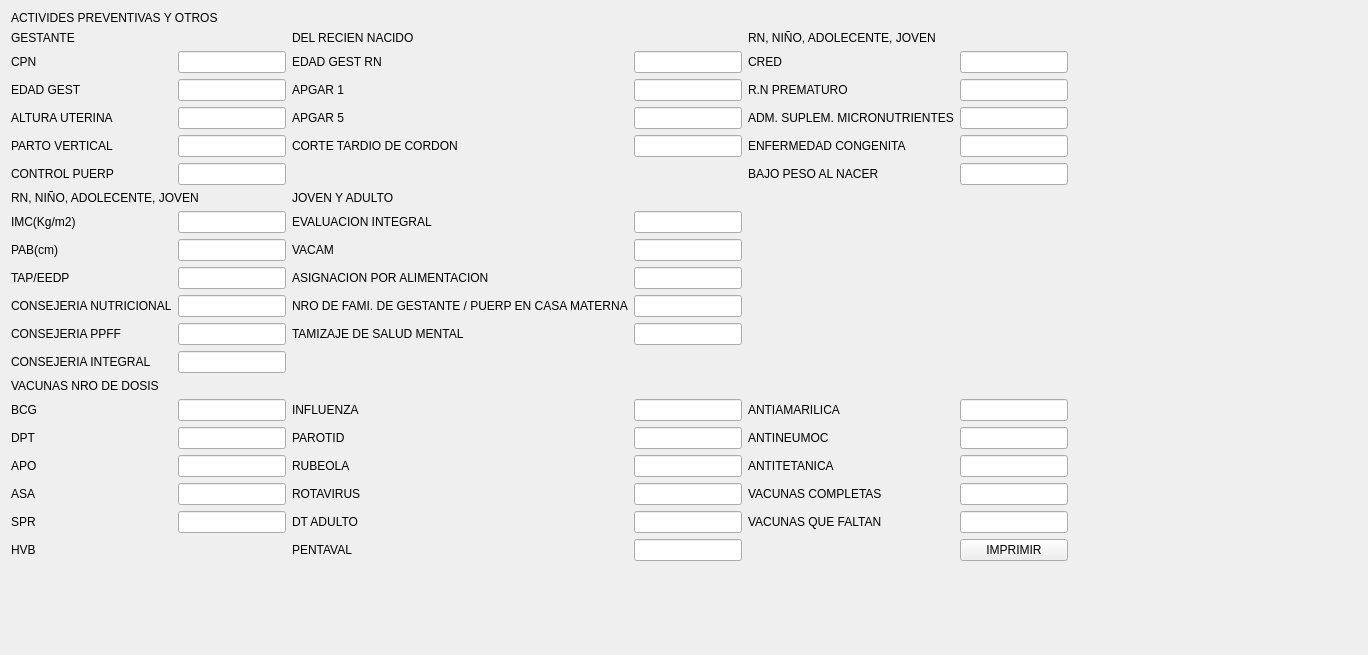
         <widget class="QWidget" name="scrollAreaWidgetContents_3">
          <property name="geometry">
           <rect>
            <x>0</x>
            <y>0</y>
            <width>1368</width>
            <height>655</height>
           </rect>
          </property>
          <layout class="QGridLayout" name="gridLayout_12">
           <item row="0" column="0">
            <layout class="QGridLayout" name="gridLayout_2">
             <item row="10" column="1">
              <widget class="QLineEdit" name="lineEdit_13"/>
             </item>
             <item row="21" column="1">
              <spacer name="verticalSpacer_3">
               <property name="orientation">
                <enum>Qt::Vertical</enum>
               </property>
               <property name="sizeHint" stdset="0">
                <size>
                 <width>20</width>
                 <height>40</height>
                </size>
               </property>
              </spacer>
             </item>
             <item row="2" column="1">
              <widget class="QLineEdit" name="lineEdit"/>
             </item>
             <item row="11" column="1">
              <widget class="QLineEdit" name="lineEdit_14"/>
             </item>
             <item row="4" column="5">
              <widget class="QLineEdit" name="lineEdit_8"/>
             </item>
             <item row="12" column="2">
              <widget class="QLabel" name="label_83">
               <property name="text">
                <string>TAMIZAJE DE SALUD MENTAL</string>
               </property>
              </widget>
             </item>
             <item row="12" column="3">
              <widget class="QLineEdit" name="lineEdit_25"/>
             </item>
             <item row="5" column="3">
              <widget class="QLineEdit" name="lineEdit_20"/>
             </item>
             <item row="12" column="1">
              <widget class="QLineEdit" name="lineEdit_15"/>
             </item>
             <item row="2" column="0">
              <widget class="QLabel" name="label_13">
               <property name="text">
                <string>CPN</string>
               </property>
              </widget>
             </item>
             <item row="9" column="2">
              <widget class="QLabel" name="label_80">
               <property name="text">
                <string>VACAM</string>
               </property>
              </widget>
             </item>
             <item row="9" column="1">
              <widget class="QLineEdit" name="lineEdit_12"/>
             </item>
             <item row="3" column="5">
              <widget class="QLineEdit" name="lineEdit_7"/>
             </item>
             <item row="10" column="3">
              <widget class="QLineEdit" name="lineEdit_23"/>
             </item>
             <item row="18" column="0">
              <widget class="QLabel" name="label_88">
               <property name="text">
                <string>ASA</string>
               </property>
              </widget>
             </item>
             <item row="4" column="3">
              <widget class="QLineEdit" name="lineEdit_19"/>
             </item>
             <item row="2" column="3">
              <widget class="QLineEdit" name="lineEdit_17"/>
             </item>
             <item row="9" column="3">
              <widget class="QLineEdit" name="lineEdit_22"/>
             </item>
             <item row="15" column="0">
              <widget class="QLabel" name="label_85">
               <property name="text">
                <string>BCG</string>
               </property>
              </widget>
             </item>
             <item row="5" column="0">
              <widget class="QLabel" name="label_17">
               <property name="text">
                <string>PARTO VERTICAL</string>
               </property>
              </widget>
             </item>
             <item row="0" column="0" colspan="5">
              <widget class="QLabel" name="label_12">
               <property name="text">
                <string>ACTIVIDES PREVENTIVAS Y OTROS</string>
               </property>
              </widget>
             </item>
             <item row="4" column="2">
              <widget class="QLabel" name="label_64">
               <property name="text">
                <string>APGAR 5</string>
               </property>
              </widget>
             </item>
             <item row="10" column="0">
              <widget class="QLabel" name="label_57">
               <property name="text">
                <string>TAP/EEDP</string>
               </property>
              </widget>
             </item>
             <item row="19" column="0">
              <widget class="QLabel" name="label_89">
               <property name="text">
                <string>SPR</string>
               </property>
              </widget>
             </item>
             <item row="9" column="0">
              <widget class="QLabel" name="label_61">
               <property name="text">
                <string>PAB(cm)</string>
               </property>
              </widget>
             </item>
             <item row="17" column="0">
              <widget class="QLabel" name="label_87">
               <property name="text">
                <string>APO</string>
               </property>
              </widget>
             </item>
             <item row="11" column="0">
              <widget class="QLabel" name="label_58">
               <property name="text">
                <string>CONSEJERIA NUTRICIONAL</string>
               </property>
              </widget>
             </item>
             <item row="11" column="2">
              <widget class="QLabel" name="label_82">
               <property name="text">
                <string>NRO DE FAMI. DE GESTANTE / PUERP EN CASA MATERNA</string>
               </property>
              </widget>
             </item>
             <item row="3" column="4">
              <widget class="QLabel" name="label_52">
               <property name="text">
                <string>R.N PREMATURO</string>
               </property>
              </widget>
             </item>
             <item row="5" column="4">
              <widget class="QLabel" name="label_54">
               <property name="text">
                <string>ENFERMEDAD CONGENITA</string>
               </property>
              </widget>
             </item>
             <item row="5" column="5">
              <widget class="QLineEdit" name="lineEdit_9"/>
             </item>
             <item row="2" column="5">
              <widget class="QLineEdit" name="lineEdit_6"/>
             </item>
             <item row="3" column="1">
              <widget class="QLineEdit" name="lineEdit_2"/>
             </item>
             <item row="6" column="0">
              <widget class="QLabel" name="label_28">
               <property name="text">
                <string>CONTROL PUERP</string>
               </property>
              </widget>
             </item>
             <item row="2" column="4">
              <widget class="QLabel" name="label_51">
               <property name="text">
                <string>CRED</string>
               </property>
              </widget>
             </item>
             <item row="8" column="1">
              <widget class="QLineEdit" name="lineEdit_11"/>
             </item>
             <item row="2" column="2">
              <widget class="QLabel" name="label_62">
               <property name="text">
                <string>EDAD GEST RN</string>
               </property>
              </widget>
             </item>
             <item row="3" column="0">
              <widget class="QLabel" name="label_14">
               <property name="text">
                <string>EDAD GEST</string>
               </property>
              </widget>
             </item>
             <item row="16" column="0">
              <widget class="QLabel" name="label_86">
               <property name="text">
                <string>DPT</string>
               </property>
              </widget>
             </item>
             <item row="3" column="2">
              <widget class="QLabel" name="label_63">
               <property name="text">
                <string>APGAR 1</string>
               </property>
              </widget>
             </item>
             <item row="3" column="3">
              <widget class="QLineEdit" name="lineEdit_18"/>
             </item>
             <item row="5" column="1">
              <widget class="QLineEdit" name="lineEdit_3"/>
             </item>
             <item row="11" column="3">
              <widget class="QLineEdit" name="lineEdit_24"/>
             </item>
             <item row="8" column="3">
              <widget class="QLineEdit" name="lineEdit_21"/>
             </item>
             <item row="12" column="0">
              <widget class="QLabel" name="label_59">
               <property name="text">
                <string>CONSEJERIA PPFF</string>
               </property>
              </widget>
             </item>
             <item row="6" column="5">
              <widget class="QLineEdit" name="lineEdit_10"/>
             </item>
             <item row="8" column="0">
              <widget class="QLabel" name="label_60">
               <property name="text">
                <string>IMC(Kg/m2)</string>
               </property>
              </widget>
             </item>
             <item row="8" column="2">
              <widget class="QLabel" name="label_79">
               <property name="text">
                <string>EVALUACION INTEGRAL</string>
               </property>
              </widget>
             </item>
             <item row="4" column="1">
              <widget class="QLineEdit" name="lineEdit_4"/>
             </item>
             <item row="5" column="2">
              <widget class="QLabel" name="label_65">
               <property name="text">
                <string>CORTE TARDIO DE CORDON</string>
               </property>
              </widget>
             </item>
             <item row="4" column="4">
              <widget class="QLabel" name="label_53">
               <property name="text">
                <string>ADM. SUPLEM. MICRONUTRIENTES</string>
               </property>
              </widget>
             </item>
             <item row="4" column="0">
              <widget class="QLabel" name="label_20">
               <property name="text">
                <string>ALTURA UTERINA</string>
               </property>
              </widget>
             </item>
             <item row="14" column="0">
              <widget class="QLabel" name="label_84">
               <property name="text">
                <string>VACUNAS NRO DE DOSIS</string>
               </property>
              </widget>
             </item>
             <item row="6" column="1">
              <widget class="QLineEdit" name="lineEdit_5"/>
             </item>
             <item row="13" column="0">
              <widget class="QLabel" name="label_67">
               <property name="text">
                <string>CONSEJERIA INTEGRAL</string>
               </property>
              </widget>
             </item>
             <item row="10" column="2">
              <widget class="QLabel" name="label_81">
               <property name="text">
                <string>ASIGNACION POR ALIMENTACION</string>
               </property>
              </widget>
             </item>
             <item row="6" column="4">
              <widget class="QLabel" name="label_55">
               <property name="text">
                <string>BAJO PESO AL NACER</string>
               </property>
              </widget>
             </item>
             <item row="13" column="1">
              <widget class="QLineEdit" name="lineEdit_16"/>
             </item>
             <item row="20" column="0">
              <widget class="QLabel" name="label_90">
               <property name="text">
                <string>HVB</string>
               </property>
              </widget>
             </item>
             <item row="15" column="1">
              <widget class="QLineEdit" name="lineEdit_26"/>
             </item>
             <item row="16" column="1">
              <widget class="QLineEdit" name="lineEdit_27"/>
             </item>
             <item row="17" column="1">
              <widget class="QLineEdit" name="lineEdit_28"/>
             </item>
             <item row="18" column="1">
              <widget class="QLineEdit" name="lineEdit_29"/>
             </item>
             <item row="19" column="1">
              <widget class="QLineEdit" name="lineEdit_30"/>
             </item>
             <item row="15" column="2">
              <widget class="QLabel" name="label_91">
               <property name="text">
                <string>INFLUENZA</string>
               </property>
              </widget>
             </item>
             <item row="16" column="2">
              <widget class="QLabel" name="label_92">
               <property name="text">
                <string>PAROTID</string>
               </property>
              </widget>
             </item>
             <item row="17" column="2">
              <widget class="QLabel" name="label_93">
               <property name="text">
                <string>RUBEOLA</string>
               </property>
              </widget>
             </item>
             <item row="18" column="2">
              <widget class="QLabel" name="label_94">
               <property name="text">
                <string>ROTAVIRUS</string>
               </property>
              </widget>
             </item>
             <item row="19" column="2">
              <widget class="QLabel" name="label_95">
               <property name="text">
                <string>DT ADULTO</string>
               </property>
              </widget>
             </item>
             <item row="20" column="2">
              <widget class="QLabel" name="label_96">
               <property name="text">
                <string>PENTAVAL</string>
               </property>
              </widget>
             </item>
             <item row="15" column="3">
              <widget class="QLineEdit" name="lineEdit_31"/>
             </item>
             <item row="16" column="3">
              <widget class="QLineEdit" name="lineEdit_32"/>
             </item>
             <item row="17" column="3">
              <widget class="QLineEdit" name="lineEdit_33"/>
             </item>
             <item row="18" column="3">
              <widget class="QLineEdit" name="lineEdit_34"/>
             </item>
             <item row="19" column="3">
              <widget class="QLineEdit" name="lineEdit_35"/>
             </item>
             <item row="20" column="3">
              <widget class="QLineEdit" name="lineEdit_36"/>
             </item>
             <item row="15" column="4">
              <widget class="QLabel" name="label_97">
               <property name="text">
                <string>ANTIAMARILICA</string>
               </property>
              </widget>
             </item>
             <item row="16" column="4">
              <widget class="QLabel" name="label_98">
               <property name="text">
                <string>ANTINEUMOC</string>
               </property>
              </widget>
             </item>
             <item row="17" column="4">
              <widget class="QLabel" name="label_99">
               <property name="text">
                <string>ANTITETANICA</string>
               </property>
              </widget>
             </item>
             <item row="18" column="4">
              <widget class="QLabel" name="label_100">
               <property name="text">
                <string>VACUNAS COMPLETAS</string>
               </property>
              </widget>
             </item>
             <item row="19" column="4">
              <widget class="QLabel" name="label_101">
               <property name="text">
                <string>VACUNAS QUE FALTAN</string>
               </property>
              </widget>
             </item>
             <item row="15" column="5">
              <widget class="QLineEdit" name="lineEdit_37"/>
             </item>
             <item row="16" column="5">
              <widget class="QLineEdit" name="lineEdit_38"/>
             </item>
             <item row="17" column="5">
              <widget class="QLineEdit" name="lineEdit_39"/>
             </item>
             <item row="18" column="5">
              <widget class="QLineEdit" name="lineEdit_40"/>
             </item>
             <item row="19" column="5">
              <widget class="QLineEdit" name="lineEdit_41"/>
             </item>
             <item row="20" column="5">
              <widget class="QPushButton" name="pushButton">
               <property name="text">
                <string>IMPRIMIR</string>
               </property>
               <property name="icon">
                <iconset resource="../resource.qrc">
                 <normaloff>:/Icons/Printer_Picture.png</normaloff>:/Icons/Printer_Picture.png</iconset>
               </property>
              </widget>
             </item>
             <item row="7" column="0" colspan="2">
              <widget class="QLabel" name="label_56">
               <property name="text">
                <string>RN, NIÑO, ADOLECENTE, JOVEN</string>
               </property>
              </widget>
             </item>
             <item row="7" column="2" colspan="2">
              <widget class="QLabel" name="label_78">
               <property name="text">
                <string>JOVEN Y ADULTO</string>
               </property>
              </widget>
             </item>
             <item row="1" column="4" colspan="2">
              <widget class="QLabel" name="label_66">
               <property name="text">
                <string>RN, NIÑO, ADOLECENTE, JOVEN</string>
               </property>
              </widget>
             </item>
             <item row="1" column="2" colspan="2">
              <widget class="QLabel" name="label_50">
               <property name="text">
                <string>DEL RECIEN NACIDO</string>
               </property>
              </widget>
             </item>
             <item row="1" column="0" colspan="2">
              <widget class="QLabel" name="label_48">
               <property name="text">
                <string>GESTANTE</string>
               </property>
              </widget>
             </item>
            </layout>
           </item>
           <item row="0" column="1">
            <spacer name="horizontalSpacer">
             <property name="orientation">
              <enum>Qt::Horizontal</enum>
             </property>
             <property name="sizeHint" stdset="0">
              <size>
               <width>40</width>
               <height>20</height>
              </size>
             </property>
            </spacer>
           </item>
          </layout>
         </widget>
